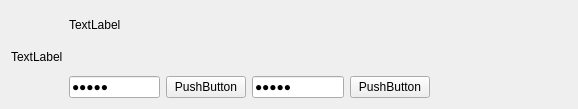
<?xml version="1.0" encoding="UTF-8"?>
<ui version="4.0">
 <class>credentialwidget</class>
 <widget class="QWidget" name="credentialwidget">
  <property name="geometry">
   <rect>
    <x>0</x>
    <y>0</y>
    <width>578</width>
    <height>109</height>
   </rect>
  </property>
  <property name="sizePolicy">
   <sizepolicy hsizetype="Expanding" vsizetype="Expanding">
    <horstretch>0</horstretch>
    <verstretch>0</verstretch>
   </sizepolicy>
  </property>
  <property name="windowTitle">
   <string>Form</string>
  </property>
  <layout class="QGridLayout" name="gridLayout">
   <item row="0" column="1">
    <widget class="QLabel" name="lblSite">
     <property name="text">
      <string>TextLabel</string>
     </property>
    </widget>
   </item>
   <item row="2" column="1">
    <widget class="QLineEdit" name="editLogin">
     <property name="text">
      <string>12334</string>
     </property>
     <property name="echoMode">
      <enum>QLineEdit::Password</enum>
     </property>
     <property name="readOnly">
      <bool>true</bool>
     </property>
    </widget>
   </item>
   <item row="2" column="5">
    <spacer name="horizontalSpacer">
     <property name="orientation">
      <enum>Qt::Horizontal</enum>
     </property>
     <property name="sizeHint" stdset="0">
      <size>
       <width>154</width>
       <height>20</height>
      </size>
     </property>
    </spacer>
   </item>
   <item row="1" column="0">
    <widget class="QLabel" name="lblIcon">
     <property name="text">
      <string>TextLabel</string>
     </property>
    </widget>
   </item>
   <item row="2" column="3">
    <widget class="QLineEdit" name="editPassword">
     <property name="text">
      <string>12344</string>
     </property>
     <property name="echoMode">
      <enum>QLineEdit::Password</enum>
     </property>
     <property name="readOnly">
      <bool>true</bool>
     </property>
    </widget>
   </item>
   <item row="2" column="2">
    <widget class="QPushButton" name="btnLoginCopy">
     <property name="text">
      <string>PushButton</string>
     </property>
    </widget>
   </item>
   <item row="2" column="4">
    <widget class="QPushButton" name="btnPassCopy">
     <property name="text">
      <string>PushButton</string>
     </property>
    </widget>
   </item>
  </layout>
 </widget>
 <resources/>
 <connections/>
</ui>
